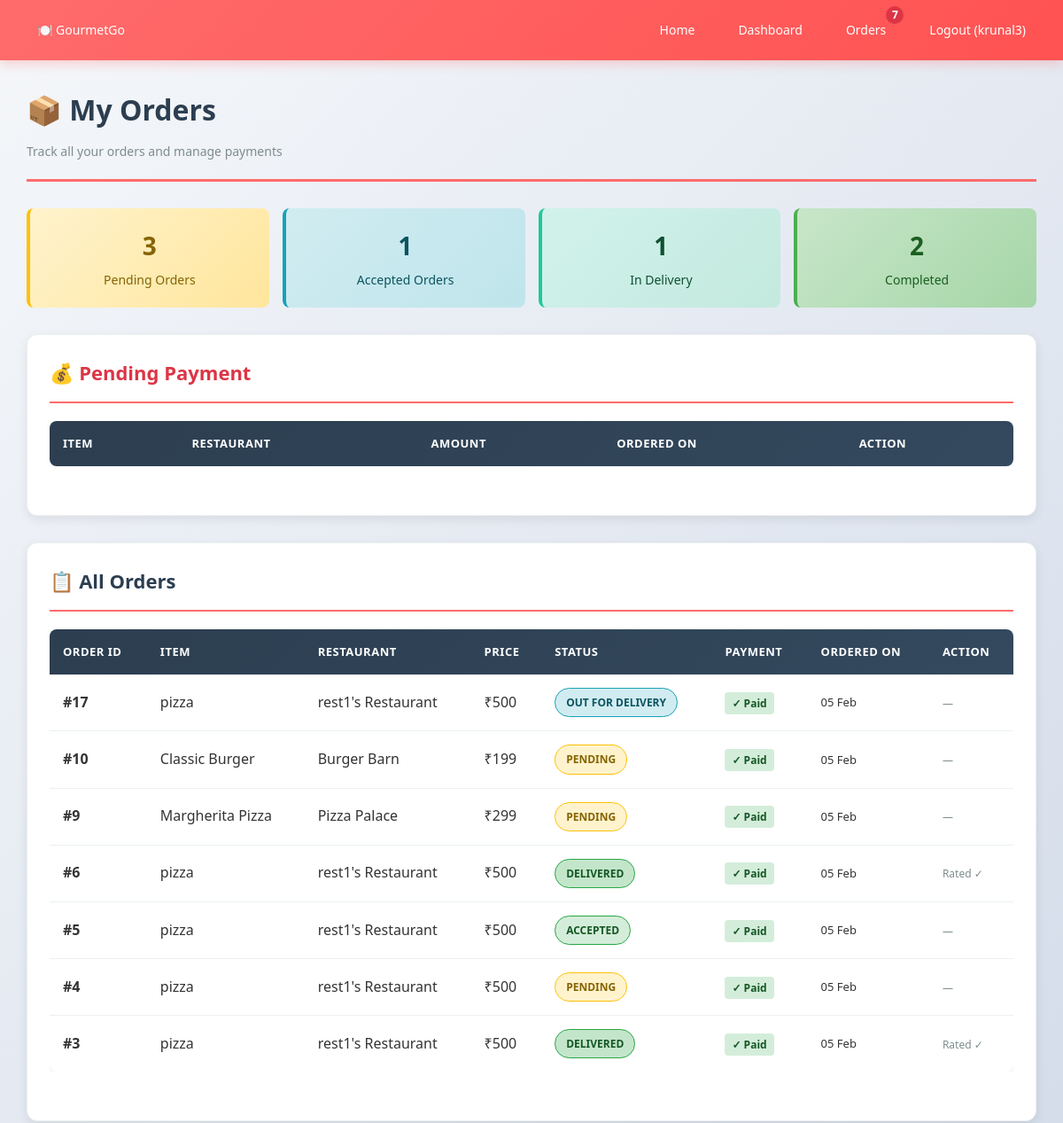
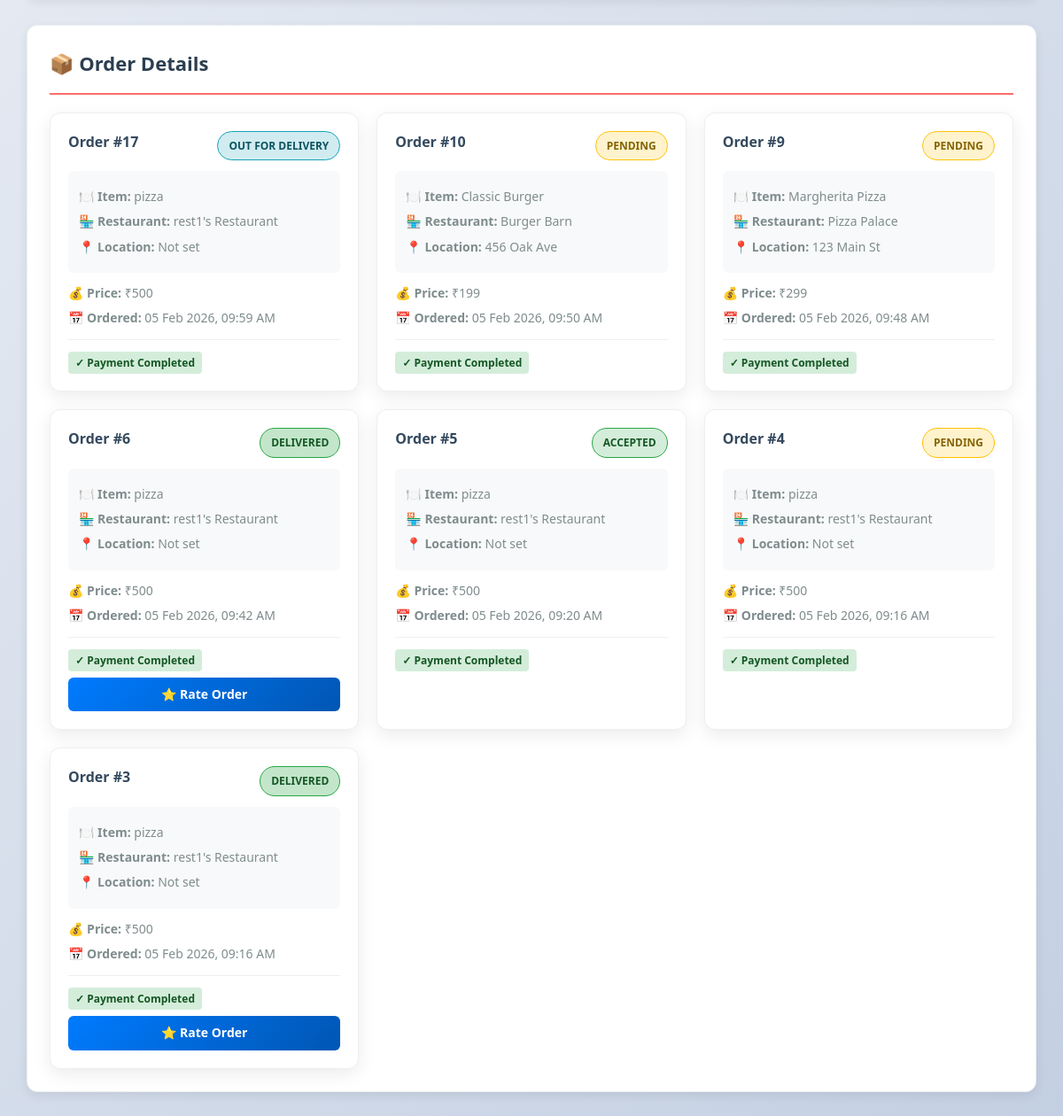
Screenshot of /my-orders/ (signed in) with the database file from the repository (2 pictures, top to bottom).
### core/models.py (models this page shows, shortened)
class Order(models.Model):
    STATUS_CHOICES = (
        ('pending', 'Pending'),
        ('accepted', 'Accepted'),
        ('out_for_delivery', 'Out for Delivery'),
        ('delivered', 'Delivered'),
    )
    customer = models.ForeignKey(User, on_delete=models.CASCADE)
    restaurant = models.ForeignKey(Restaurant, on_delete=models.CASCADE)
    item = models.ForeignKey(Menu, on_delete=models.CASCADE)
    quantity = models.IntegerField(default=1)
    total_price = models.IntegerField()
    discount = models.IntegerField(default=0)  # Discount amount in rupees
    coupon = models.ForeignKey('Coupon', on_delete=models.SET_NULL, blank=True, null=True)
    status = models.CharField(max_length=30, choices=STATUS_CHOICES, default='pending')
    payment_status = models.BooleanField(default=False)
    created_at = models.DateTimeField(auto_now_add=True)

class Menu(models.Model):
    restaurant = models.ForeignKey(Restaurant, on_delete=models.CASCADE)
    item_name = models.CharField(max_length=100)
    description = models.TextField(blank=True)
    price = models.IntegerField()
    available = models.BooleanField(default=True)

class Restaurant(models.Model):
    owner = models.OneToOneField(User, on_delete=models.CASCADE)
    name = models.CharField(max_length=100)
    location = models.CharField(max_length=200)
    rating = models.FloatField(default=0)

### core/views.py (the view)
# urls.py: path('my-orders/', views.my_orders, name='my_orders'),
@login_required
def my_orders(request):
    orders = Order.objects.filter(customer=request.user).order_by('-created_at')
    pending_count = orders.filter(status='pending').count()
    accepted_count = orders.filter(status='accepted').count()
    delivery_count = orders.filter(status='out_for_delivery').count()
    completed_count = orders.filter(status='delivered').count()
    pending_payment = orders.filter(payment_status=False)
    has_rated = Rating.objects.filter(customer=request.user).exists()
    return render(request, 'orders.html', {
        'orders': orders,
        'pending_payment': pending_payment,
        'pending_count': pending_count,
        'accepted_count': accepted_count,
        'delivery_count': delivery_count,
        'completed_count': completed_count,
        'has_rated': has_rated,
    })

### templates/orders.html (shortened to what this page needs)
{% extends 'base.html' %}
{% block content %}
<div class="page-header">
    <h1>📦 My Orders</h1>
    <p>Track all your orders and manage payments</p>
</div>
{% if orders %}
    <div style="display: grid; grid-template-columns: repeat(auto-fit, minmax(150px, 1fr)); gap: 15px; margin-bottom: 30px;">
        <div style="background: linear-gradient(135deg, #fff3cd 0%, #ffe69c 100%); padding: 20px; border-radius: 8px; border-left: 4px solid #ffc107; text-align: center;">
            <div style="font-size: 28px; font-weight: bold; color: #856404;">{{ pending_count }}</div>
            <div style="color: #856404; font-size: 14px; margin-top: 5px;">Pending Orders</div>
        </div>
        <div style="background: linear-gradient(135deg, #d1ecf1 0%, #bee5eb 100%); padding: 20px; border-radius: 8px; border-left: 4px solid #17a2b8; text-align: center;">
            <div style="font-size: 28px; font-weight: bold; color: #0c5460;">{{ accepted_count }}</div>
            <div style="color: #0c5460; font-size: 14px; margin-top: 5px;">Accepted Orders</div>
        </div>
        <div style="background: linear-gradient(135deg, #d1f2eb 0%, #c3e9de 100%); padding: 20px; border-radius: 8px; border-left: 4px solid #20c997; text-align: center;">
            <div style="font-size: 28px; font-weight: bold; color: #0f5132;">{{ delivery_count }}</div>
            <div style="color: #0f5132; font-size: 14px; margin-top: 5px;">In Delivery</div>
        </div>
        <div style="background: linear-gradient(135deg, #c8e6c9 0%, #a5d6a7 100%); padding: 20px; border-radius: 8px; border-left: 4px solid #4CAF50; text-align: center;">
            <div style="font-size: 28px; font-weight: bold; color: #1b5e20;">{{ completed_count }}</div>
            <div style="color: #1b5e20; font-size: 14px; margin-top: 5px;">Completed</div>
        </div>
    </div>
    <div class="section">
        <h2 style="color: #dc3545;">💰 Pending Payment</h2>
        <div class="table-container">
            <table>
                <thead>
                    <tr>
                        <th>Item</th>
                        <th>Restaurant</th>
                        <th>Amount</th>
                        <th>Ordered On</th>
                        <th>Action</th>
                    </tr>
                </thead>
            </table>
        </div>
    </div>
    <div class="section">
        <h2>📋 All Orders</h2>
        <div class="table-container">
            <table>
                <thead>
                    <tr>
                        <th>Order ID</th>
                        <th>Item</th>
                        <th>Restaurant</th>
                        <th>Price</th>
                        <th>Status</th>
                        <th>Payment</th>
                        <th>Ordered On</th>
                        <th>Action</th>
                    </tr>
                </thead>
                <tbody>
                    {% for order in orders %}
                    <tr>
                        <td><strong>#{{ order.id }}</strong></td>
                        <td>{{ order.item.item_name }}</td>
                        <td>{{ order.restaurant.name }}</td>
                        <td>₹{{ order.total_price }}</td>
                        <td>
                            {% if order.status == 'pending' %}
                                <span class="badge badge-pending">{{ order.get_status_display }}</span>
                            {% elif order.status == 'accepted' %}
                                <span class="badge badge-accepted">{{ order.get_status_display }}</span>
                            {% elif order.status == 'out_for_delivery' %}
                                <span class="badge badge-delivery">{{ order.get_status_display }}</span>
                            {% elif order.status == 'delivered' %}
                                <span class="badge badge-delivered">{{ order.get_status_display }}</span>
                            {% endif %}
                        </td>
                        <td>
                            {% if order.payment_status %}
                                <span style="background: #d4edda; color: #155724; padding: 4px 8px; border-radius: 4px; font-size: 12px; font-weight: 600;">✓ Paid</span>
                            {% else %}
                                <span style="background: #f8d7da; color: #721c24; padding: 4px 8px; border-radius: 4px; font-size: 12px; font-weight: 600;">✗ Pending</span>
                            {% endif %}
                        </td>
                        <td style="font-size: 13px;">{{ order.created_at|date:"d M" }}</td>
                        <td>
                            {% if order.status == 'delivered' and not has_rated %}
                                <a href="{% url 'rate_order' order.id %}" class="btn btn-primary btn-small">⭐ Rate</a>
                            {% elif order.status == 'delivered' %}
                                <span style="font-size: 12px; color: #7f8c8d;">Rated ✓</span>
                            {% else %}
                                <span style="font-size: 12px; color: #7f8c8d;">—</span>
                            {% endif %}
                        </td>
                    </tr>
                    {% endfor %}
                </tbody>
            </table>
        </div>
    </div>
    <div class="section">
        <h2>📦 Order Details</h2>
        <div style="display: grid; grid-template-columns: repeat(auto-fill, minmax(300px, 1fr)); gap: 20px;">
            {% for order in orders %}
            <div class="card">
                <div style="display: flex; justify-content: space-between; align-items: start; margin-bottom: 12px;">
                    <h3 style="margin: 0; font-size: 16px;">Order #{{ order.id }}</h3>
                    {% if order.status == 'pending' %}
                        <span class="badge badge-pending">{{ order.get_status_display }}</span>
                    {% elif order.status == 'accepted' %}
                        <span class="badge badge-accepted">{{ order.get_status_display }}</span>
                    {% elif order.status == 'out_for_delivery' %}
                        <span class="badge badge-delivery">{{ order.get_status_display }}</span>
                    {% elif order.status == 'delivered' %}
                        <span class="badge badge-delivered">{{ order.get_status_display }}</span>
                    {% endif %}
                </div>
                <div style="background: #f8f9fa; padding: 12px; border-radius: 6px; margin-bottom: 12px;">
                    <p style="margin: 6px 0;"><strong>🍽️ Item:</strong> {{ order.item.item_name }}</p>
                    <p style="margin: 6px 0;"><strong>🏪 Restaurant:</strong> {{ order.restaurant.name }}</p>
                    <p style="margin: 6px 0;"><strong>📍 Location:</strong> {{ order.restaurant.location }}</p>
                </div>
                <div style="margin-bottom: 12px;">
                    <p style="margin: 6px 0;"><strong>💰 Price:</strong> ₹{{ order.total_price }}</p>
                    <p style="margin: 6px 0;"><strong>📅 Ordered:</strong> {{ order.created_at|date:"d M Y, h:i A" }}</p>
                </div>
                <div style="border-top: 1px solid #ecf0f1; padding-top: 12px;">
                    {% if order.payment_status %}
                        <span style="background: #d4edda; color: #155724; padding: 4px 8px; border-radius: 4px; font-size: 12px; font-weight: 600;">✓ Payment Completed</span>
                    {% else %}
                        <form method="POST" action="{% url 'process_payment' order.id %}" style="display: inline; width: 100%;">
                            {% csrf_token %}
                            <button type="submit" class="btn btn-success" style="width: 100%; padding: 8px;">💳 Pay Now</button>
                        </form>
                    {% endif %}
                    {% if order.status == 'delivered' %}
                        <a href="{% url 'rate_order' order.id %}" class="btn btn-primary" style="width: 100%; padding: 8px; margin-top: 8px; text-align: center; display: block;">⭐ Rate Order</a>
                    {% endif %}
                </div>
            </div>
            {% endfor %}
        </div>
    </div>
{% endif %}
{% endblock %}

### templates/base.html (shortened to what this page needs)
<!DOCTYPE html>
<html lang="en">
<head>
    {% load static %}
    <link rel="stylesheet" href="{% static 'core/css/style.css' %}">
</head>
<body>
<nav class="nav">
    <a href="/" class="nav-brand">🍽️ GourmetGo</a>
    <div class="nav-links">
        <a href="/">Home</a>
        {% if user.is_authenticated %}
            <a href="{% url 'dashboard' %}">Dashboard</a>
            {% if user.profile.role == 'customer' %}
                <a href="{% url 'my_orders' %}" style="position: relative;">
                    Orders
                    {% with pending_orders=user.order_set.all|dictsort:"status"|length %}
                        {% if pending_orders %}
                        <span style="position: absolute; top: -8px; right: -8px; background: #dc3545; color: white; border-radius: 50%; width: 20px; height: 20px; display: flex; align-items: center; justify-content: center; font-size: 12px; font-weight: bold;">{{ pending_orders }}</span>
                        {% endif %}
                    {% endwith %}
                </a>
            {% endif %}
            <a href="{% url 'logout' %}">Logout ({{ user.username }})</a>
        {% else %}
            <a href="{% url 'login' %}">Login</a>
            <a href="{% url 'register' %}">Register</a>
        {% endif %}
    </div>
</nav>
<div class="container">
    {% block content %}{% endblock %}
</div>
</body>
</html>

### static/core/css/style.css (style rules this page uses)
* { margin: 0; padding: 0; box-sizing: border-box; }
body { font-family: 'Segoe UI', Tahoma, Geneva, Verdana, sans-serif; background: linear-gradient(135deg, #f5f7fa 0%, #c3cfe2 100%); color: #333; line-height: 1.6; min-height: 100vh; }
html { scroll-behavior: smooth; }
.nav { background: linear-gradient(135deg, #ff6b6b 0%, #ff5252 100%); color: white; padding: 15px 30px; display: flex; justify-content: space-between; align-items: center; box-shadow: 0 4px 12px rgba(255, 107, 107, 0.3); position: sticky; top: 0; z-index: 100; }
.nav-brand { font-size: 24px; font-weight: bold; text-decoration: none; color: white; }
.nav-links { display: flex; gap: 25px; }
.nav a { color: white; text-decoration: none; font-size: 14px; font-weight: 500; transition: all 0.3s ease; padding: 8px 12px; border-radius: 4px; position: relative; }
.container { padding: 30px; max-width: 1200px; margin: 0 auto; }
.page-header { margin-bottom: 30px; padding-bottom: 20px; border-bottom: 3px solid #ff6b6b; }
.page-header h1 { font-size: 32px; color: #2c3e50; margin-bottom: 10px; }
.page-header p { color: #7f8c8d; font-size: 14px; }
.card { background: white; padding: 20px; border-radius: 12px; box-shadow: 0 6px 20px rgba(0, 0, 0, 0.08); transition: all 0.3s cubic-bezier(0.4, 0, 0.2, 1); border: 1px solid #ecf0f1; }
.card h3 { color: #2c3e50; font-size: 18px; margin-bottom: 10px; font-weight: 600; }
.card p { color: #7f8c8d; font-size: 14px; margin-bottom: 8px; }
.btn { display: inline-block; background: linear-gradient(135deg, #ff6b6b 0%, #ff5252 100%); color: white; padding: 10px 20px; border-radius: 6px; text-decoration: none; font-weight: 600; font-size: 14px; transition: all 0.3s ease; border: none; cursor: pointer; }
.btn-primary { background: linear-gradient(135deg, #007bff 0%, #0056b3 100%); }
.table-container { overflow-x: auto; margin-bottom: 30px; }
table { width: 100%; border-collapse: collapse; background: white; border-radius: 8px; overflow: hidden; box-shadow: 0 4px 12px rgba(0, 0, 0, 0.08); }
thead { background: linear-gradient(135deg, #2c3e50 0%, #34495e 100%); color: white; }
th { padding: 15px; text-align: left; font-weight: 600; font-size: 13px; text-transform: uppercase; letter-spacing: 0.5px; }
td { padding: 15px; border-bottom: 1px solid #ecf0f1; }
tbody tr { transition: all 0.2s ease; }
tbody tr:last-child td { border-bottom: none; }
.badge { display: inline-block; padding: 6px 12px; border-radius: 20px; font-size: 12px; font-weight: 600; text-transform: uppercase; }
.badge-pending { background: #fff3cd; color: #856404; border: 1px solid #ffc107; }
.badge-accepted { background: #d4edda; color: #155724; border: 1px solid #28a745; }
.badge-delivery { background: #d1ecf1; color: #0c5460; border: 1px solid #17a2b8; }
.badge-delivered { background: #c3e6cb; color: #155724; border: 1px solid #28a745; }
.section { background: white; padding: 25px; border-radius: 12px; margin-bottom: 30px; box-shadow: 0 4px 12px rgba(0, 0, 0, 0.08); border: 1px solid #ecf0f1; }
.section h2 { color: #2c3e50; font-size: 22px; margin-bottom: 20px; padding-bottom: 15px; border-bottom: 2px solid #ff6b6b; }
.section h3 { color: #34495e; font-size: 18px; margin-bottom: 15px; margin-top: 20px; }

### rows the page displays
Order: id "17", item.item_name "pizza", restaurant.name "rest1's Restaurant", total_price "500", status "OUT FOR DELIVERY", payment_status "✓ Paid", created_at "05 Feb", restaurant.location "Not set", created_at "05 Feb 2026, 09:59 AM"
Order: id "10", item.item_name "Classic Burger", restaurant.name "Burger Barn", total_price "199", status "PENDING", payment_status "✓ Paid", created_at "05 Feb", restaurant.location "456 Oak Ave", created_at "05 Feb 2026, 09:50 AM"
Order: id "9", item.item_name "Margherita Pizza", restaurant.name "Pizza Palace", total_price "299", status "PENDING", payment_status "✓ Paid", created_at "05 Feb", restaurant.location "123 Main St", created_at "05 Feb 2026, 09:48 AM"
Order: id "6", item.item_name "pizza", restaurant.name "rest1's Restaurant", total_price "500", status "DELIVERED", payment_status "✓ Paid", created_at "05 Feb", shows "Rated ✓", restaurant.location "Not set", created_at "05 Feb 2026, 09:42 AM", shows "⭐ Rate Order"
Order: id "5", item.item_name "pizza", restaurant.name "rest1's Restaurant", total_price "500", status "ACCEPTED", payment_status "✓ Paid", created_at "05 Feb", restaurant.location "Not set", created_at "05 Feb 2026, 09:20 AM"
Order: id "4", item.item_name "pizza", restaurant.name "rest1's Restaurant", total_price "500", status "PENDING", payment_status "✓ Paid", created_at "05 Feb", restaurant.location "Not set", created_at "05 Feb 2026, 09:16 AM"
Order: id "3", item.item_name "pizza", restaurant.name "rest1's Restaurant", total_price "500", status "DELIVERED", payment_status "✓ Paid", created_at "05 Feb", shows "Rated ✓", restaurant.location "Not set", created_at "05 Feb 2026, 09:16 AM", shows "⭐ Rate Order"

### other values shown
{{ pending_orders }} "7"
{{ user.username }} "krunal3"
{{ pending_count }} "3"
{{ accepted_count }} "1"
{{ delivery_count }} "1"
{{ completed_count }} "2"
